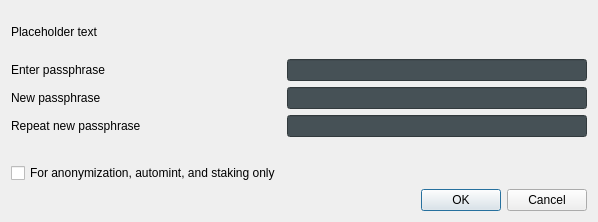
<?xml version="1.0" encoding="UTF-8"?>
<ui version="4.0">
 <class>AskPassphraseDialog</class>
 <widget class="QDialog" name="AskPassphraseDialog">
  <property name="geometry">
   <rect>
    <x>0</x>
    <y>0</y>
    <width>598</width>
    <height>222</height>
   </rect>
  </property>
  <property name="sizePolicy">
   <sizepolicy hsizetype="Preferred" vsizetype="Minimum">
    <horstretch>0</horstretch>
    <verstretch>0</verstretch>
   </sizepolicy>
  </property>
  <property name="minimumSize">
   <size>
    <width>550</width>
    <height>0</height>
   </size>
  </property>
  <property name="windowTitle">
   <string>Passphrase Dialog</string>
  </property>
  <layout class="QVBoxLayout" name="verticalLayout">
   <property name="sizeConstraint">
    <enum>QLayout::SetMinimumSize</enum>
   </property>
   <item>
    <widget class="QLabel" name="warningLabel">
     <property name="text">
      <string notr="true">Placeholder text</string>
     </property>
     <property name="textFormat">
      <enum>Qt::RichText</enum>
     </property>
     <property name="wordWrap">
      <bool>true</bool>
     </property>
    </widget>
   </item>
   <item>
    <layout class="QFormLayout" name="formLayout">
     <property name="sizeConstraint">
      <enum>QLayout::SetMinimumSize</enum>
     </property>
     <property name="fieldGrowthPolicy">
      <enum>QFormLayout::AllNonFixedFieldsGrow</enum>
     </property>
     <item row="0" column="0">
      <widget class="QLabel" name="passLabel1">
       <property name="text">
        <string>Enter passphrase</string>
       </property>
      </widget>
     </item>
     <item row="0" column="1">
      <widget class="QLineEdit" name="passEdit1">
       <property name="styleSheet">
        <string notr="true">background-color:rgb(70, 81, 86);
color:rgb(211, 215, 207);</string>
       </property>
       <property name="echoMode">
        <enum>QLineEdit::Password</enum>
       </property>
      </widget>
     </item>
     <item row="1" column="0">
      <widget class="QLabel" name="passLabel2">
       <property name="text">
        <string>New passphrase</string>
       </property>
      </widget>
     </item>
     <item row="1" column="1">
      <widget class="QLineEdit" name="passEdit2">
       <property name="styleSheet">
        <string notr="true">background-color:rgb(70, 81, 86);
color:rgb(211, 215, 207);</string>
       </property>
       <property name="echoMode">
        <enum>QLineEdit::Password</enum>
       </property>
      </widget>
     </item>
     <item row="2" column="0">
      <widget class="QLabel" name="passLabel3">
       <property name="text">
        <string>Repeat new passphrase</string>
       </property>
      </widget>
     </item>
     <item row="2" column="1">
      <widget class="QLineEdit" name="passEdit3">
       <property name="styleSheet">
        <string notr="true">background-color:rgb(70, 81, 86);
color:rgb(211, 215, 207);</string>
       </property>
       <property name="echoMode">
        <enum>QLineEdit::Password</enum>
       </property>
      </widget>
     </item>
     <item row="3" column="1">
      <widget class="QLabel" name="capsLabel">
       <property name="font">
        <font>
         <weight>75</weight>
         <bold>true</bold>
        </font>
       </property>
       <property name="text">
        <string/>
       </property>
       <property name="alignment">
        <set>Qt::AlignCenter</set>
       </property>
      </widget>
     </item>
     <item row="4" column="0">
      <widget class="QCheckBox" name="anonymizationCheckBox">
       <property name="enabled">
        <bool>true</bool>
       </property>
       <property name="visible">
        <bool>false</bool>
       </property>
       <property name="toolTip">
        <string>Serves to disable the trivial sendmoney when OS account compromised. Provides no real security.</string>
       </property>
       <property name="text">
        <string>For anonymization, automint, and staking only</string>
       </property>
      </widget>
     </item>
    </layout>
   </item>
   <item>
    <widget class="QDialogButtonBox" name="buttonBox">
     <property name="orientation">
      <enum>Qt::Horizontal</enum>
     </property>
     <property name="standardButtons">
      <set>QDialogButtonBox::Cancel|QDialogButtonBox::Ok</set>
     </property>
    </widget>
   </item>
  </layout>
 </widget>
 <resources/>
 <connections>
  <connection>
   <sender>buttonBox</sender>
   <signal>accepted()</signal>
   <receiver>AskPassphraseDialog</receiver>
   <slot>accept()</slot>
   <hints>
    <hint type="sourcelabel">
     <x>20</x>
     <y>20</y>
    </hint>
    <hint type="destinationlabel">
     <x>20</x>
     <y>20</y>
    </hint>
   </hints>
  </connection>
  <connection>
   <sender>buttonBox</sender>
   <signal>rejected()</signal>
   <receiver>AskPassphraseDialog</receiver>
   <slot>reject()</slot>
   <hints>
    <hint type="sourcelabel">
     <x>20</x>
     <y>20</y>
    </hint>
    <hint type="destinationlabel">
     <x>20</x>
     <y>20</y>
    </hint>
   </hints>
  </connection>
 </connections>
</ui>
